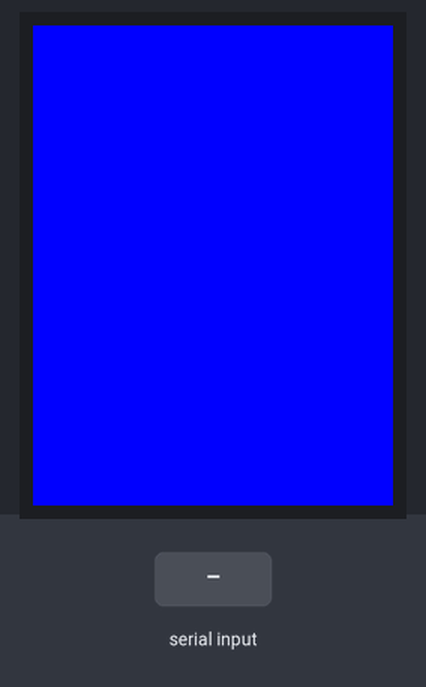
A sketch run on a simulated Arduino Uno, built with avr-gcc and run on an emulated ATmega328P. On the bench: 240×320 colour display. The inputs (shaded band) are chosen by the test bench.

Above: at 1.4 s.
1.5 s: byte 90 received over Serial
3.0 s: byte 120 received over Serial
At 3.7 s:
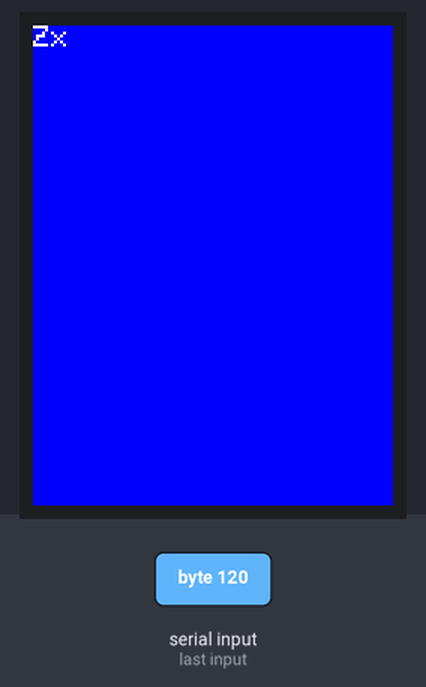
4.5 s: byte 90 received over Serial
6.0 s: byte 90 received over Serial
At 7.2 s:
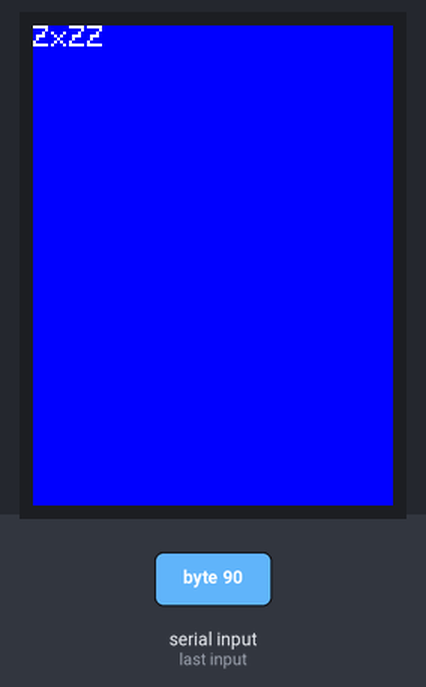
Timing chart, 0 to 8.5 s (numbered marks = the images above; inputs shaded):
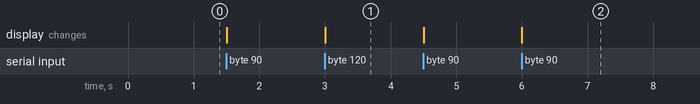

The sketch:

tft_friend.ino
```cpp
#define LCD_CS A3 // Chip Select goes to Analog 3
#define LCD_CD A2 // Command/Data goes to Analog 2
#define LCD_WR A1 // LCD Write goes to Analog 1
#define LCD_RD A0 // LCD Read goes to Analog 0
#define LCD_RESET A4 // Can alternately just connect to Arduino's reset pin

#include <MCUFRIEND_kbv.h>
MCUFRIEND_kbv tft;

// Assign human-readable names to some common 16-bit color values:
#define  BLACK   0x0000
#define BLUE    0x001F
#define RED     0xF800
#define GREEN   0x07E0
#define CYAN    0x07FF
#define MAGENTA 0xF81F
#define YELLOW  0xFFE0
#define WHITE   0xFFFF


void setup() {
  tft.begin(0x9340);
  tft.setRotation(0);
  tft.fillScreen(BLUE);
  tft.setTextSize(2);
  tft.setTextColor(WHITE, BLUE);
//  tft.println("Hello, Mark!");
   Serial.begin(9600);
}

void loop() {
  if (Serial.available()) {
    char x = Serial.read();
    tft.print(x);
  }
}
```

Measured:
- after the input at 3.0 s, the display: changes at once (image 1)
- after the input at 6.0 s, the display: changes at once (image 2)
